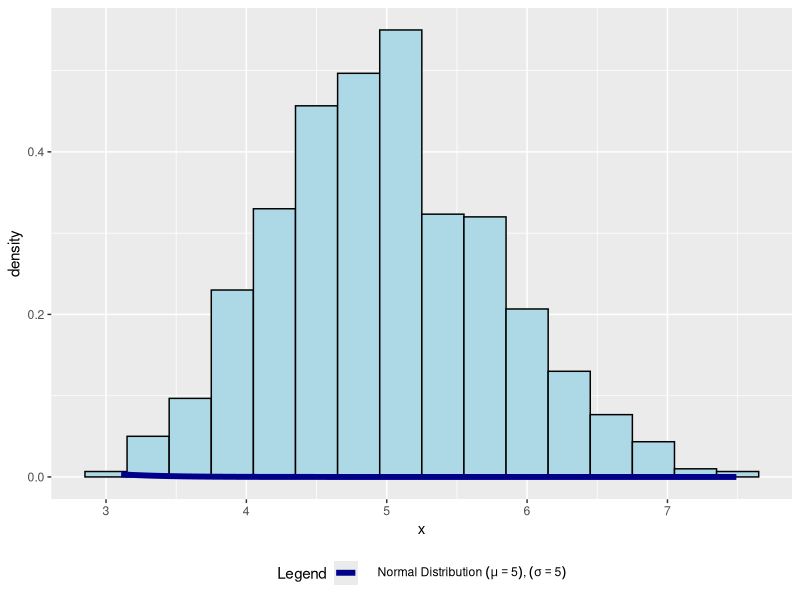

Generate this figure with R:
require(ggplot2)

set.seed(1)

noSim = 1000
n <- 40
lambda <- 0.2
simulations <- data.frame(x=replicate(noSim, mean(rexp(n, lambda))))

mean <- mean(simulations$x)
stdev <- sd(simulations$x)

expectedMean <- 1 / lambda
expectedStdev <- 1 / lambda / sqrt(n)

g <- ggplot(simulations, aes(x = x)) + geom_histogram(binwidth=.3, colour = "black", fill = "lightblue", aes(y = ..density..)) 
g <- g + stat_function(fun = dnorm, arg=list(mean=expectedMean, sd=expectedStdev), size = 2, aes(colour = "darkblue"))
g <- g + scale_colour_manual(name="Legend", values=c("darkblue"), labels=c(parse(text="plain('    Normal Distribution ')*(mu==5)*plain(', ')*(sigma==5)")))
g <- g + theme(legend.position="bottom")
g <- g
print(g)